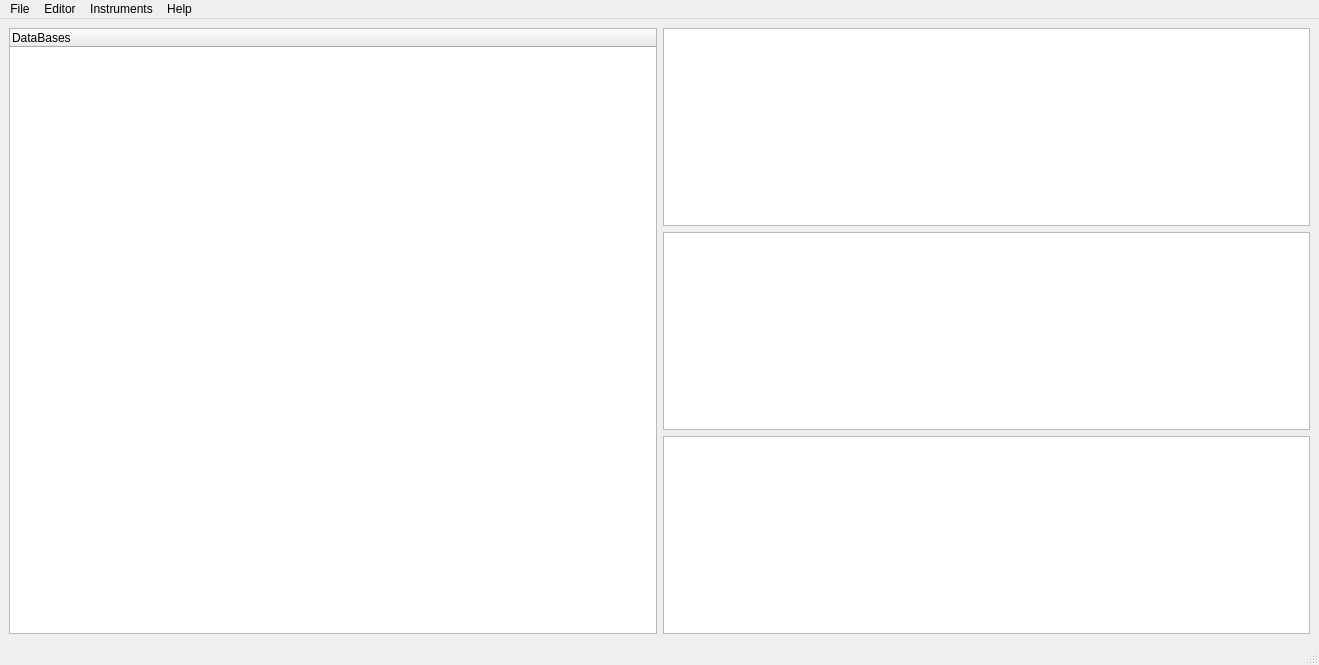
<?xml version="1.0" encoding="UTF-8"?>
<ui version="4.0">
 <class>AppWindow</class>
 <widget class="QMainWindow" name="AppWindow">
  <property name="geometry">
   <rect>
    <x>0</x>
    <y>0</y>
    <width>1319</width>
    <height>665</height>
   </rect>
  </property>
  <property name="windowTitle">
   <string>ClientSQL</string>
  </property>
  <property name="windowIcon">
   <iconset resource="src.qrc">
    <normaloff>:/images/logo.png</normaloff>:/images/logo.png</iconset>
  </property>
  <property name="iconSize">
   <size>
    <width>60</width>
    <height>80</height>
   </size>
  </property>
  <widget class="QWidget" name="centralwidget">
   <layout class="QGridLayout" name="gridLayout">
    <item row="0" column="1">
     <widget class="QTableWidget" name="tableWidget"/>
    </item>
    <item row="0" column="0" rowspan="3">
     <widget class="TreeWidget" name="treeWidget">
      <property name="contextMenuPolicy">
       <enum>Qt::ActionsContextMenu</enum>
      </property>
      <column>
       <property name="text">
        <string notr="true">DataBases</string>
       </property>
       <property name="icon">
        <iconset>
         <normaloff>db.png</normaloff>db.png</iconset>
       </property>
      </column>
     </widget>
    </item>
    <item row="1" column="1">
     <widget class="QTextEdit" name="textEdit"/>
    </item>
    <item row="2" column="1">
     <widget class="QListWidget" name="listWidget"/>
    </item>
   </layout>
  </widget>
  <widget class="QMenuBar" name="menubar">
   <property name="geometry">
    <rect>
     <x>0</x>
     <y>0</y>
     <width>1319</width>
     <height>26</height>
    </rect>
   </property>
   <widget class="QMenu" name="menuFile">
    <property name="title">
     <string>File</string>
    </property>
    <addaction name="actionOpen_Database"/>
    <addaction name="actionSave_Database"/>
    <addaction name="actionOpen_Query"/>
    <addaction name="actionSave_Query"/>
    <addaction name="actionPrint"/>
    <addaction name="actionExit"/>
   </widget>
   <widget class="QMenu" name="menuEditor">
    <property name="title">
     <string>Editor</string>
    </property>
    <addaction name="actionCopy"/>
    <addaction name="actionPaste"/>
    <addaction name="actionCut"/>
    <addaction name="actionFind_and_Replace"/>
   </widget>
   <widget class="QMenu" name="menuInstruments">
    <property name="title">
     <string>Instruments</string>
    </property>
    <addaction name="actionRun"/>
    <addaction name="actionPreferences"/>
   </widget>
   <widget class="QMenu" name="menuHelp">
    <property name="title">
     <string>Help</string>
    </property>
    <addaction name="actionManual"/>
    <addaction name="actionAbout"/>
   </widget>
   <addaction name="menuFile"/>
   <addaction name="menuEditor"/>
   <addaction name="menuInstruments"/>
   <addaction name="menuHelp"/>
  </widget>
  <widget class="QStatusBar" name="statusbar"/>
  <action name="actionOpen_Database">
   <property name="icon">
    <iconset resource="src.qrc">
     <normaloff>:/images/addDB.png</normaloff>:/images/addDB.png</iconset>
   </property>
   <property name="text">
    <string>Open Database</string>
   </property>
   <property name="shortcut">
    <string>Ctrl+O</string>
   </property>
  </action>
  <action name="actionSave_Database">
   <property name="icon">
    <iconset resource="src.qrc">
     <normaloff>:/images/save-database.png</normaloff>:/images/save-database.png</iconset>
   </property>
   <property name="text">
    <string>Save Database</string>
   </property>
   <property name="shortcut">
    <string>Ctrl+S</string>
   </property>
  </action>
  <action name="actionOpen_Query">
   <property name="icon">
    <iconset resource="src.qrc">
     <normaloff>:/images/query-icon.jpg</normaloff>:/images/query-icon.jpg</iconset>
   </property>
   <property name="text">
    <string>Open Query</string>
   </property>
   <property name="toolTip">
    <string>Open Query</string>
   </property>
   <property name="shortcut">
    <string>Ctrl+Shift+O</string>
   </property>
  </action>
  <action name="actionSave_Query">
   <property name="icon">
    <iconset resource="src.qrc">
     <normaloff>:/images/save.png</normaloff>:/images/save.png</iconset>
   </property>
   <property name="text">
    <string>Save Query</string>
   </property>
   <property name="toolTip">
    <string>Save Query</string>
   </property>
   <property name="shortcut">
    <string>Ctrl+Shift+S</string>
   </property>
  </action>
  <action name="actionPrint">
   <property name="icon">
    <iconset resource="src.qrc">
     <normaloff>:/images/print.png</normaloff>:/images/print.png</iconset>
   </property>
   <property name="text">
    <string>Print</string>
   </property>
   <property name="shortcut">
    <string>Ctrl+P</string>
   </property>
  </action>
  <action name="actionExit">
   <property name="icon">
    <iconset resource="src.qrc">
     <normaloff>:/images/quit.png</normaloff>:/images/quit.png</iconset>
   </property>
   <property name="text">
    <string>Exit</string>
   </property>
   <property name="shortcut">
    <string>Ctrl+Q</string>
   </property>
  </action>
  <action name="actionCopy">
   <property name="icon">
    <iconset resource="src.qrc">
     <normaloff>:/images/copy.png</normaloff>:/images/copy.png</iconset>
   </property>
   <property name="text">
    <string>Copy</string>
   </property>
   <property name="shortcut">
    <string>Ctrl+C</string>
   </property>
  </action>
  <action name="actionPaste">
   <property name="icon">
    <iconset resource="src.qrc">
     <normaloff>:/images/paste.png</normaloff>:/images/paste.png</iconset>
   </property>
   <property name="text">
    <string>Paste</string>
   </property>
   <property name="shortcut">
    <string>Ctrl+V</string>
   </property>
  </action>
  <action name="actionCut">
   <property name="icon">
    <iconset resource="src.qrc">
     <normaloff>:/images/cut.png</normaloff>:/images/cut.png</iconset>
   </property>
   <property name="text">
    <string>Cut</string>
   </property>
   <property name="shortcut">
    <string>Ctrl+X</string>
   </property>
  </action>
  <action name="actionFind_and_Replace">
   <property name="icon">
    <iconset resource="src.qrc">
     <normaloff>:/images/find_replace.png</normaloff>:/images/find_replace.png</iconset>
   </property>
   <property name="text">
    <string>Find and Replace</string>
   </property>
   <property name="shortcut">
    <string>Ctrl+H</string>
   </property>
  </action>
  <action name="actionRun">
   <property name="icon">
    <iconset resource="src.qrc">
     <normaloff>:/images/run.png</normaloff>:/images/run.png</iconset>
   </property>
   <property name="text">
    <string>Run</string>
   </property>
   <property name="shortcut">
    <string>Ctrl+R</string>
   </property>
  </action>
  <action name="actionPreferences">
   <property name="icon">
    <iconset resource="src.qrc">
     <normaloff>:/images/preference-icon-17.png</normaloff>:/images/preference-icon-17.png</iconset>
   </property>
   <property name="text">
    <string>Preferences</string>
   </property>
  </action>
  <action name="actionManual">
   <property name="icon">
    <iconset resource="src.qrc">
     <normaloff>:/images/manual.png</normaloff>:/images/manual.png</iconset>
   </property>
   <property name="text">
    <string>Manual</string>
   </property>
  </action>
  <action name="actionAbout">
   <property name="icon">
    <iconset resource="src.qrc">
     <normaloff>:/images/Sign-Info-icon.png</normaloff>:/images/Sign-Info-icon.png</iconset>
   </property>
   <property name="text">
    <string>About</string>
   </property>
  </action>
 </widget>
 <customwidgets>
  <customwidget>
   <class>TreeWidget</class>
   <extends>QTreeWidget</extends>
   <header location="global">treewidget.h</header>
  </customwidget>
 </customwidgets>
 <resources>
  <include location="src.qrc"/>
 </resources>
 <connections/>
</ui>
